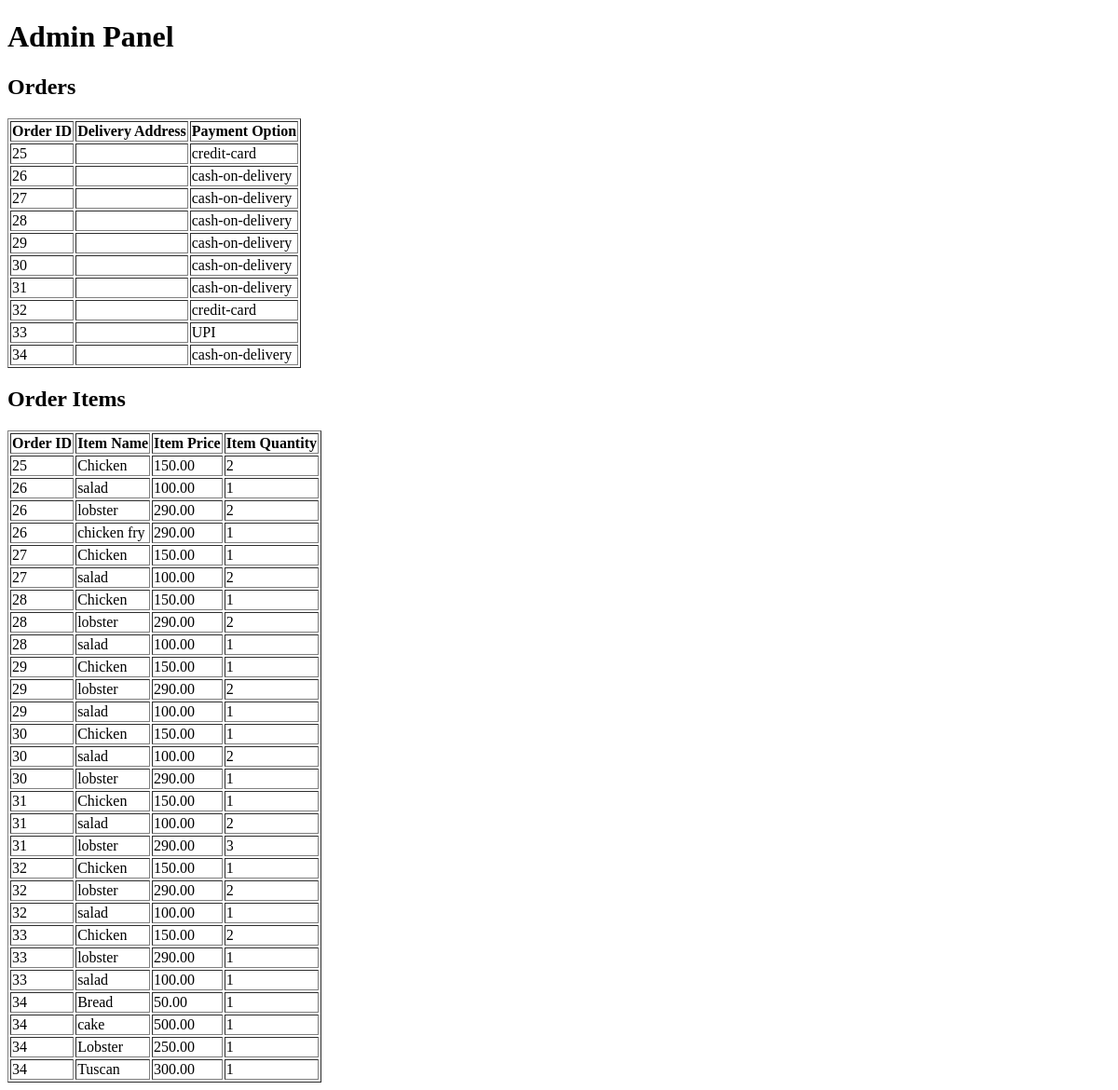
/web/admin/adminView/viewCategories.php, run on an earlier commit of the app's database.
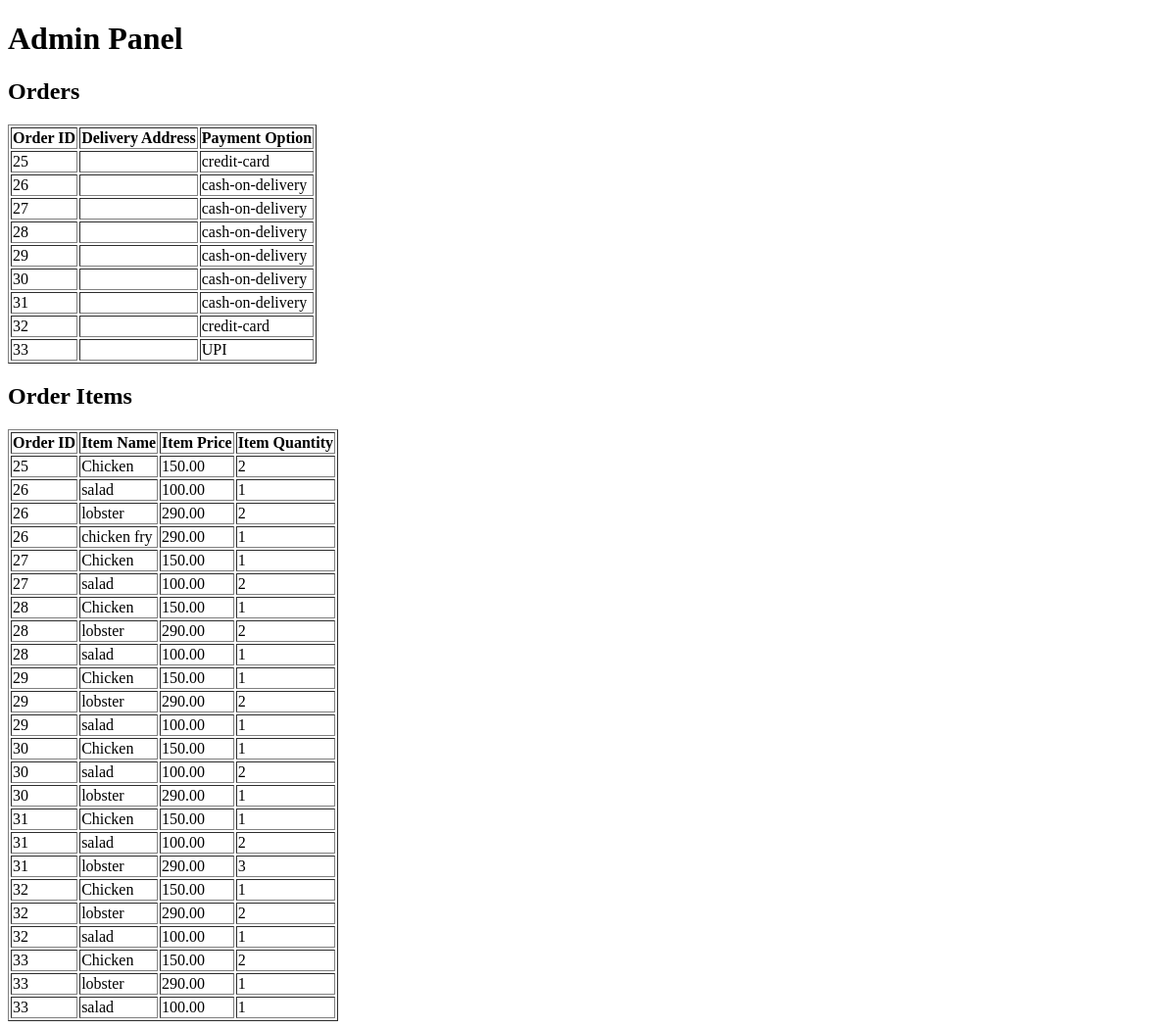
And on a later commit of the database.
### tables this page shows
CREATE TABLE `orders` (
  `user_email` varchar(255) NOT NULL,
  `order_id` int(11) NOT NULL,
  `address` varchar(255) NOT NULL,
  `payment_option` varchar(50) NOT NULL
);

CREATE TABLE `order_items` (
  `item_id` int(11) NOT NULL,
  `order_id` int(11) NOT NULL,
  `item_name` varchar(255) NOT NULL,
  `item_price` decimal(10,2) NOT NULL,
  `item_quantity` int(11) NOT NULL,
  `item_total_price` decimal(10,2) NOT NULL,
  `sum` int(50) NOT NULL
);

### web/admin/adminView/viewCategories.php (the view, shortened to what this page needs)
<!DOCTYPE html>
<html>
<head>
</head>
<body>
    <h1>Admin Panel</h1>
    <h2>Orders</h2>
    <?php
    $servername = "localhost";
    $username = "root";
    $password = "";
    $dbname = "backend";
    $conn = new mysqli($servername, $username, $password, $dbname);
    $sql = "SELECT * FROM orders";
    $result = $conn->query($sql);
    if ($result->num_rows > 0) {
        echo "<table border='1'>
                <tr>
                    <th>Order ID</th>
                    <th>Delivery Address</th>
                    <th>Payment Option</th>
                </tr>";
        while ($row = $result->fetch_assoc()) {
            echo "<tr>
                    <td>" . $row['order_id'] . "</td>
                    <td>" . $row['delivery_address'] . "</td>
                    <td>" . $row['payment_option'] . "</td>
                </tr>";
        }
        echo "</table>";
    } else {
        echo "No orders found.";
    }
    ?>
    <h2>Order Items</h2>
    <?php
    $sql = "SELECT * FROM order_items";
    $result = $conn->query($sql);
    if ($result->num_rows > 0) {
        echo "<table border='1'>
                <tr>
                    <th>Order ID</th>
                    <th>Item Name</th>
                    <th>Item Price</th>
                    <th>Item Quantity</th>
                </tr>";
        while ($row = $result->fetch_assoc()) {
            echo "<tr>
                    <td>" . $row['order_id'] . "</td>
                    <td>" . $row['item_name'] . "</td>
                    <td>" . $row['item_price'] . "</td>
                    <td>" . $row['item_quantity'] . "</td>
                </tr>";
        }
        echo "</table>";
    } else {
        echo "No order items found.";
    }
    ?>
</body>
</html>

What changed in the data, as far as the page shows it:
removed orders: order_id "34", payment_option "cash-on-delivery"
removed order_items: order "34", item_name "Bread", item_price "50.00", item_quantity "1"
removed order_items: order "34", item_name "cake", item_price "500.00", item_quantity "1"
removed order_items: order "34", item_name "Lobster", item_price "250.00", item_quantity "1"
removed order_items: order "34", item_name "Tuscan", item_price "300.00", item_quantity "1"
